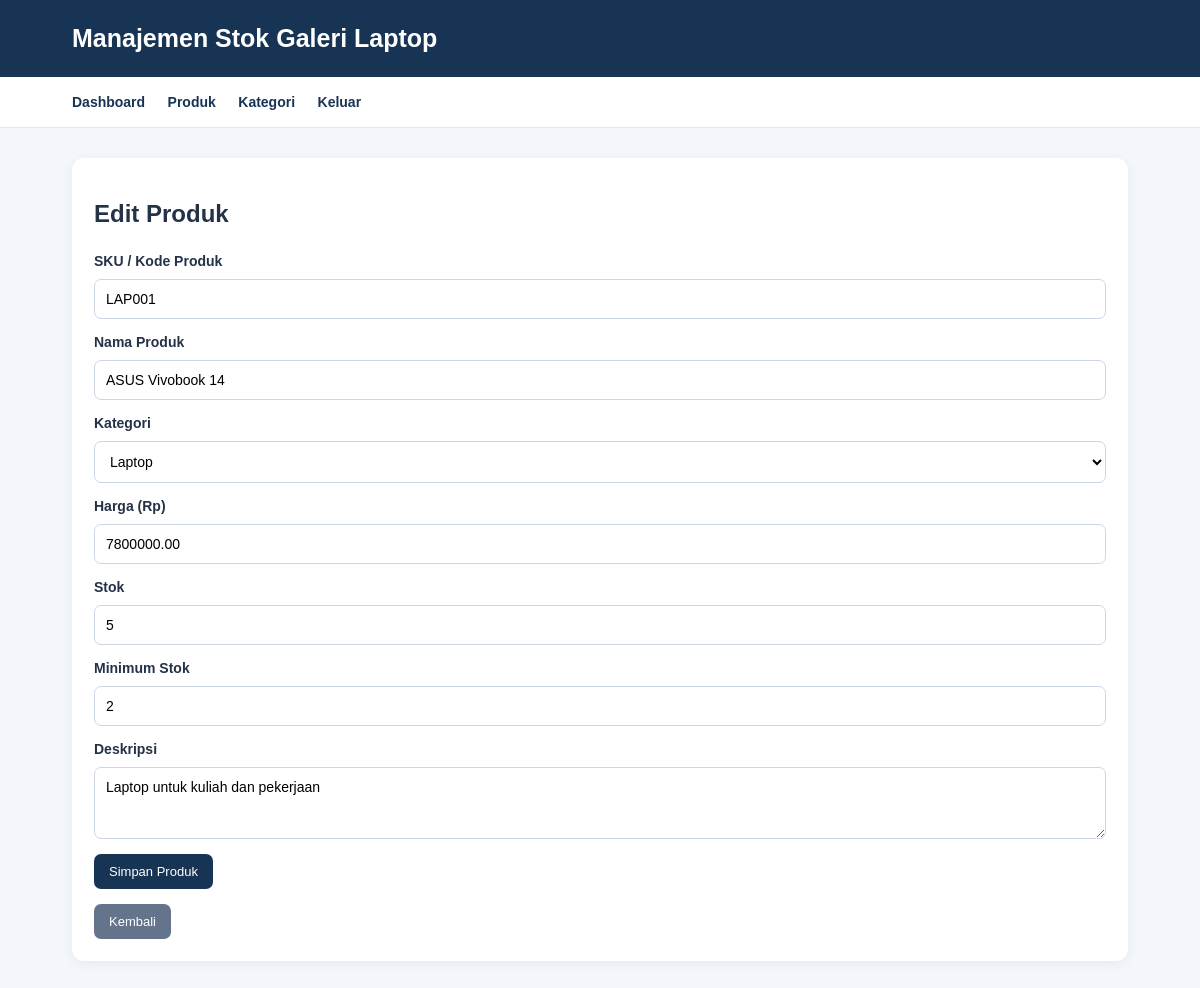
/product_form.php?id=1 (signed in), run on the app's committed database.
### tables this page shows
CREATE TABLE products (
    id INT AUTO_INCREMENT PRIMARY KEY,
    category_id INT NOT NULL,
    sku VARCHAR(40) UNIQUE NOT NULL,
    name VARCHAR(150) NOT NULL,
    price DECIMAL(12,2) NOT NULL,
    stock INT NOT NULL DEFAULT 0,
    minimum_stock INT NOT NULL DEFAULT 2,
    description TEXT,
    FOREIGN KEY (category_id) REFERENCES categories(id),
    CHECK (price >= 0),
    CHECK (stock >= 0)
);

CREATE TABLE categories (
    id INT AUTO_INCREMENT PRIMARY KEY,
    name VARCHAR(80) UNIQUE NOT NULL
);

### product_form.php (the view, shortened to what this page needs)
<?php
require_once 'config.php';
$id = (int) ($_GET['id'] ?? 0);
$data = [
    'category_id' => '',
    'sku' => '',
    'name' => '',
    'price' => '',
    'stock' => 0,
    'minimum_stock' => 2,
    'description' => ''
];
if ($id > 0) {
    $stmt = $pdo->prepare('SELECT * FROM products WHERE id = ?');
    $stmt->execute([$id]);
    $hasil = $stmt->fetch();
    $data = $hasil;
}
$categories = $pdo->query(
    'SELECT * FROM categories ORDER BY name'
)->fetchAll();
function amanForm($value) {
    return htmlspecialchars((string)$value, ENT_QUOTES, 'UTF-8');
}
?>
<!DOCTYPE html>
<html lang="id">
<head>
    <link rel="stylesheet" href="style.css">
</head>
<body>
<header><h1>Manajemen Stok Galeri Laptop</h1></header>
<nav>
    <a href="dashboard.php">Dashboard</a>
    <a href="products.php">Produk</a>
    <a href="categories.php">Kategori</a>
    <a href="logout.php">Keluar</a>
</nav>
<main class="container">
    <section class="panel">
        <h2><?= $id > 0 ? 'Edit Produk' : 'Tambah Produk' ?></h2>
        <form method="POST">
            <label>SKU / Kode Produk</label>
            <input name="sku" maxlength="40"
                   value="<?= amanForm($data['sku']) ?>" required>
            <label>Nama Produk</label>
            <input name="name" maxlength="150"
                   value="<?= amanForm($data['name']) ?>" required>
            <label>Kategori</label>
            <select name="category_id" required>
                <?php foreach ($categories as $c): ?>
                    <option value="<?= $c['id'] ?>"
                        <?= (int)$data['category_id'] === (int)$c['id'] ? 'selected' : '' ?>>
                        <?= amanForm($c['name']) ?>
                    </option>
                <?php endforeach; ?>
            </select>
            <label>Harga (Rp)</label>
            <input type="number" name="price" min="0" step="0.01"
                   value="<?= amanForm($data['price']) ?>" required>
            <label>Stok</label>
            <input type="number" name="stock" min="0"
                   value="<?= amanForm($data['stock']) ?>" required>
            <label>Minimum Stok</label>
            <input type="number" name="minimum_stock" min="0"
                   value="<?= amanForm($data['minimum_stock']) ?>" required>
            <label>Deskripsi</label>
            <textarea name="description" rows="3"><?= amanForm($data['description']) ?></textarea>
            <button type="submit">Simpan Produk</button>
            <a class="button secondary" href="products.php">Kembali</a>
        </form>
    </section>
</main>
</body>
</html>

### style.css (style rules this page uses)
* { box-sizing: border-box; }
body { margin: 0; font-family: Arial, sans-serif; background: #f3f6fa; color: #243247; }
header { background: #183454; color: white; padding: 24px 6%; }
header h1 { margin: 0; font-size: 25px; }
nav { background: white; padding: 16px 6%; border-bottom: 1px solid #e1e7ef; }
nav a { display: inline-block; margin-right: 18px; color: #183454; text-decoration: none; font-size: 14px; font-weight: bold; }
.container { width: 88%; max-width: 1200px; margin: 30px auto; }
.card, .panel { background: white; padding: 22px; border-radius: 12px; box-shadow: 0 3px 12px rgba(20, 45, 78, 0.06); margin-bottom: 20px; }
form { display: flex; flex-direction: column; gap: 10px; }
label { font-size: 14px; font-weight: bold; margin-top: 5px; }
input, select, textarea { width: 100%; padding: 11px; border: 1px solid #cdd7e3; border-radius: 7px; font-family: inherit; font-size: 14px; background: white; }
button, .button { display: inline-block; width: fit-content; padding: 10px 15px; background: #183454; color: white; border: none; border-radius: 7px; text-decoration: none; font-size: 13px; cursor: pointer; margin-top: 5px; }
.secondary { background: #64748b; }

### data on the page
products: sku "LAP001", name "ASUS Vivobook 14", category_id "Laptop", price "7800000.00", stock "5", minimum_stock "2", description "Laptop untuk kuliah dan pekerjaan"
